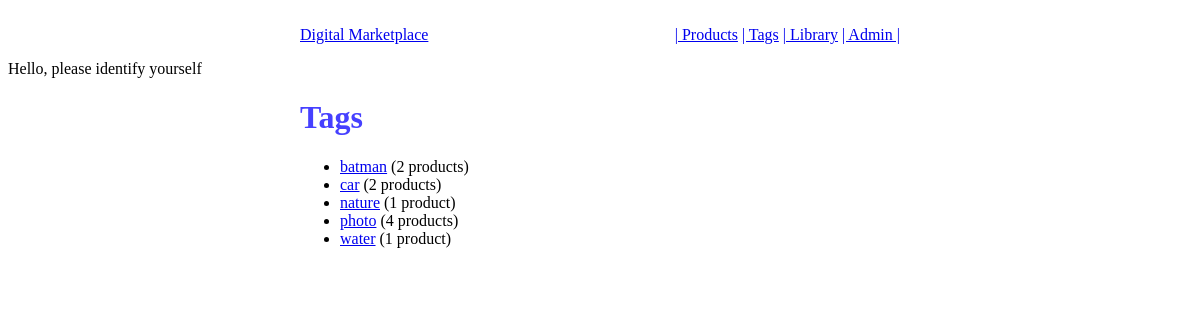
Before: /tags/ with the older database file.
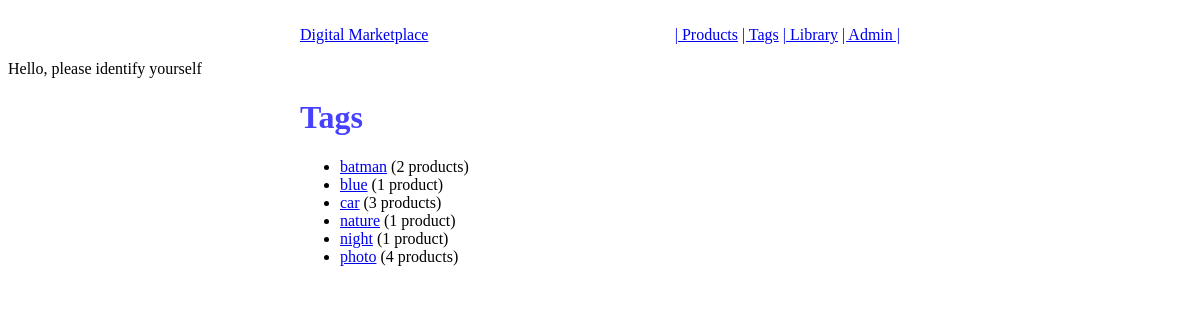
After: the same page with the newer database file.
### tags/models.py (models this page shows, shortened)
class Tag(m.Model):
    title = m.CharField(max_length=120, unique=True)
    slug = m.SlugField(blank=True, unique=True)
    products = m.ManyToManyField(Product, blank=True)
    active = m.BooleanField(default=True)
    objects = m.Manager()
    active_tags = ActiveTagManager()
    tags = TagManager()
    def get_absolute_url(self):
        view_name = 'tags:detail'
        return reverse(view_name, kwargs={'slug': self.slug})

### tags/views.py (the view)
class TagListView(ListView):
    model = Tag
    def get_queryset(self):
        return Tag.active_tags.all()

### tags/models.py (called while the page is built)
    def get_queryset(self):
        return super(ActiveTagManager, self).get_queryset().filter(active=True).order_by('title')

### templates/tags/tag_list.html
{% extends 'base.html'%}
{% block content %}
<h1>Tags</h1>
<ul>
    {% for instance in object_list %}
        {% if instance.products.count > 0 %}
            <li><a href="{{ instance.get_absolute_url }}">{{ instance.title }}</a> ({{ instance.products.count }}
                product{% if instance.products.count > 1 %}s{% endif %})</li>
        {% endif %}
    {% empty %}
        <li>No Tags have been registered yet</li>
    {% endfor %}
</ul>
{% endblock %}

Changed rows visible on the page:
no longer on this page (row edited): Tag: title "water", products.count "1"
added Tag: title "blue", products.count "1"
computed for Tag "car": products.count "2" → "3"
added Tag: title "night", products.count "1"
